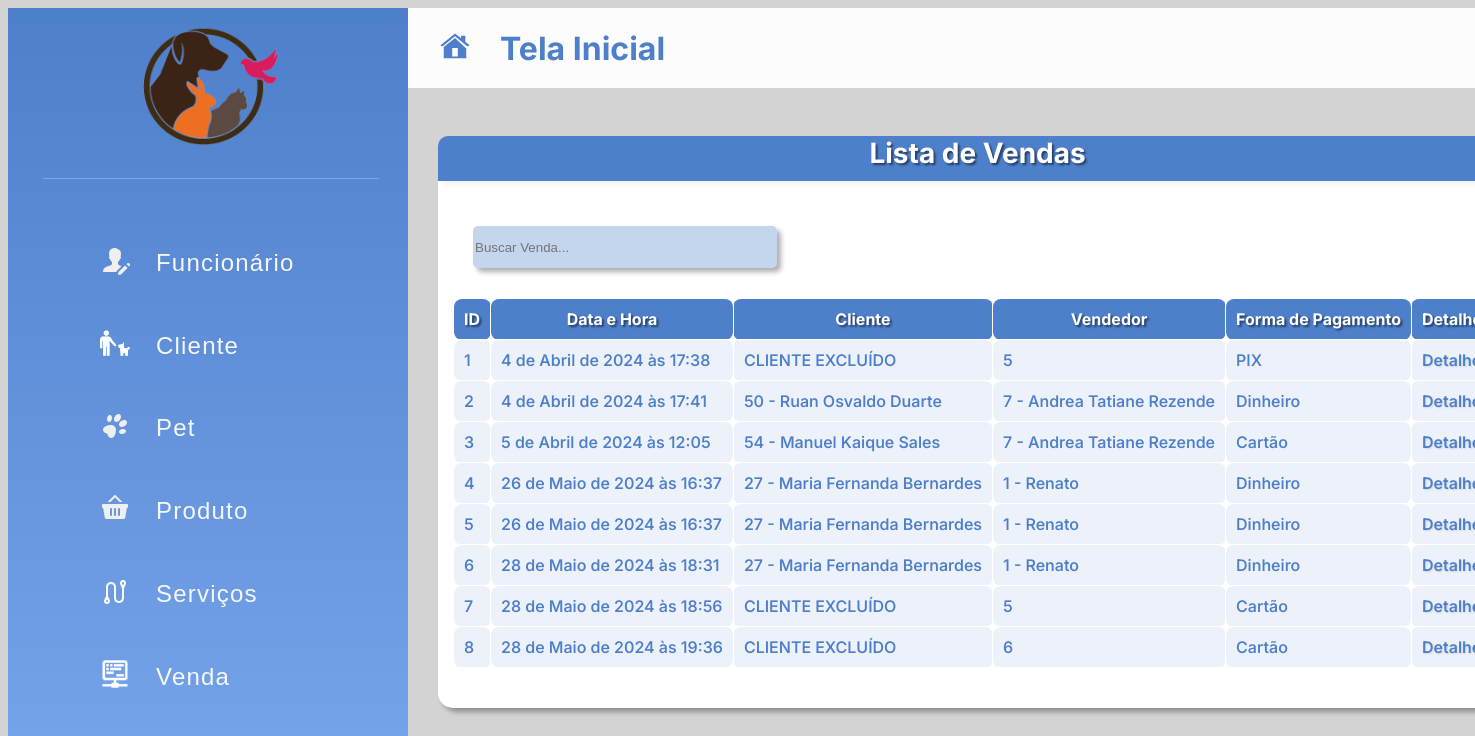
Page /listarVendas/ on the committed database.
### appPetPlanet/models.py (models this page shows)
class Venda(models.Model):
    id_venda = models.AutoField(primary_key=True)
    cliente_id = models.IntegerField()
    vendedor_id = models.IntegerField()
    formaDePagamento = models.TextField()
    itens = models.JSONField()
    datahora = models.DateTimeField()
    total = models.FloatField(default=1)

### appPetPlanet/views.py (the view)
# urls.py: path('listarVendas/', views.listarVendas, name='listarVendas'),
def listarVendas(request):
    args = {
        'vendas': etiquetarVendas(Venda.objects.all()),
    }
    return render(request, 'venda/listarVendas.html', args)

### appPetPlanet/views.py (called while the page is built)
def etiquetarVendas(listaDeVendasCrua):
    vendaEtiquetada = listaDeVendasCrua
    for venda in vendaEtiquetada:
        try:
            cliente = Cliente.objects.get(id_cliente=venda.cliente_id)
            venda.cliente_id = str(cliente.id_cliente) + " - " + cliente.nome
        except:
            venda.cliente_id = "CLIENTE EXCLUÍDO"
        try:
            vendedor = Funcionario.objects.get(
                id_funcionario=venda.vendedor_id)
            venda.vendedor_id = str(
                vendedor.id_funcionario) + " - " + vendedor.nome
        except:
            venda.cliente_id = "CLIENTE EXCLUÍDO"
    return vendaEtiquetada

### appPetPlanet/templates/venda/listarVendas.html (shortened to what this page needs)
{% extends 'navBar.html' %}
{% block conteudo %}
<div class="container-lista">
    <div class="titulo-tabela">
        <h1>Lista de Vendas</h1>
    </div>
    <div class="conteudo-tabela">
        <input type="text" id="buscaVenda" onkeyup="buscaVenda()" placeholder="Buscar Venda...">
        <table id="tableVendas" class="table table-bordered table-striped">
            <tr>
                <th>ID</th>
                <th>Data e Hora</th>
                <th>Cliente</th>
                <th>Vendedor</th>
                <th>Forma de Pagamento</th>
                <th>Detalhes</th>
            </tr>
            {% for venda in vendas %}
            <tr>
                <td>{{ venda.id_venda }}</td>
                <td>{{ venda.datahora }}</td>
                <td>{{ venda.cliente_id }}</td>
                <td>{{ venda.vendedor_id }}</td>
                <td>{{ venda.formaDePagamento }}</td>
                <td><a href="{% url 'detalhesVenda' %}{{venda.id_venda}}">Detalhes</a></td>
            </tr>
            {% endfor %}
        </table>
    </div>
</div>
{% endblock %}

### static/navBar.css (style rules this page uses)
body { background-color: rgb(211, 211, 211); font-family: "Inter", sans-serif; }
table, th, td { border: 1px solid; }
a { text-decoration: none; color: #fffe; }

### static/cadastrar.css (style rules this page uses)
input, select, textarea { box-shadow: 4px 4px 5px rgba(0, 0, 0, 0.315); }
table, th, td { border: 1px solid rgb(255, 255, 255); border-collapse: collapse; border-radius: 8px; }
th, td { padding: 10px 10px; }
th { color: #fff; background-color: #4e7fcb; font-size: 600; text-shadow: rgba(0, 0, 0, 0.504) 2px 2px 2px; }
td { color: #4e7fcb; background-color: #4e80cb1a; font-weight: 550; }
td a { font-weight: 600; color: #4e7fcb; text-shadow: rgba(0, 0, 0, 0.11) 1px 1px 2px; }
.campo-selectServiço select,input { width: 300px; height: 40px; border-radius: 5px; background-color: #4e80cb54; border: 0; margin: 3px 0; }
.container-lista { background-color: #fff; min-width: 997px; width: 100%; min-height: 562px; padding-bottom: 10px; border-radius: 15px; box-shadow: 4px 4px 5px rgba(0, 0, 0, 0.315); }
.conteudo-tabela { margin: 15px; }
.conteudo-tabela input { margin: 30px 20px; }
.titulo-tabela { background-color: #4e7fcb; border-radius: 10px 10px 0 0; height: 45px; padding: 0; text-shadow: rgba(0, 0, 0, 0.504) 2px 2px 2px; box-shadow: 4px 4px 5px rgba(0, 0, 0, 0.048); }
.titulo-tabela h1 { font-size: 28px; font-weight: 700; color: #fff; display: flex; justify-content: center; }

### rows in the picture
Venda: id_venda "1", datahora "4 de Abril de 2024 às 17:38", cliente_id "CLIENTE EXCLUÍDO", vendedor_id "5", formaDePagamento "PIX"
Venda: id_venda "2", datahora "4 de Abril de 2024 às 17:41", cliente_id "50 - Ruan Osvaldo Duarte", vendedor_id "7 - Andrea Tatiane Rezende", formaDePagamento "Dinheiro"
Venda: id_venda "3", datahora "5 de Abril de 2024 às 12:05", cliente_id "54 - Manuel Kaique Sales", vendedor_id "7 - Andrea Tatiane Rezende", formaDePagamento "Cartão"
Venda: id_venda "4", datahora "26 de Maio de 2024 às 16:37", cliente_id "27 - Maria Fernanda Bernardes", vendedor_id "1 - Renato", formaDePagamento "Dinheiro"
Venda: id_venda "5", datahora "26 de Maio de 2024 às 16:37", cliente_id "27 - Maria Fernanda Bernardes", vendedor_id "1 - Renato", formaDePagamento "Dinheiro"
Venda: id_venda "6", datahora "28 de Maio de 2024 às 18:31", cliente_id "27 - Maria Fernanda Bernardes", vendedor_id "1 - Renato", formaDePagamento "Dinheiro"
Venda: id_venda "7", datahora "28 de Maio de 2024 às 18:56", cliente_id "CLIENTE EXCLUÍDO", vendedor_id "5", formaDePagamento "Cartão"
Venda: id_venda "8", datahora "28 de Maio de 2024 às 19:36", cliente_id "CLIENTE EXCLUÍDO", vendedor_id "6", formaDePagamento "Cartão"
